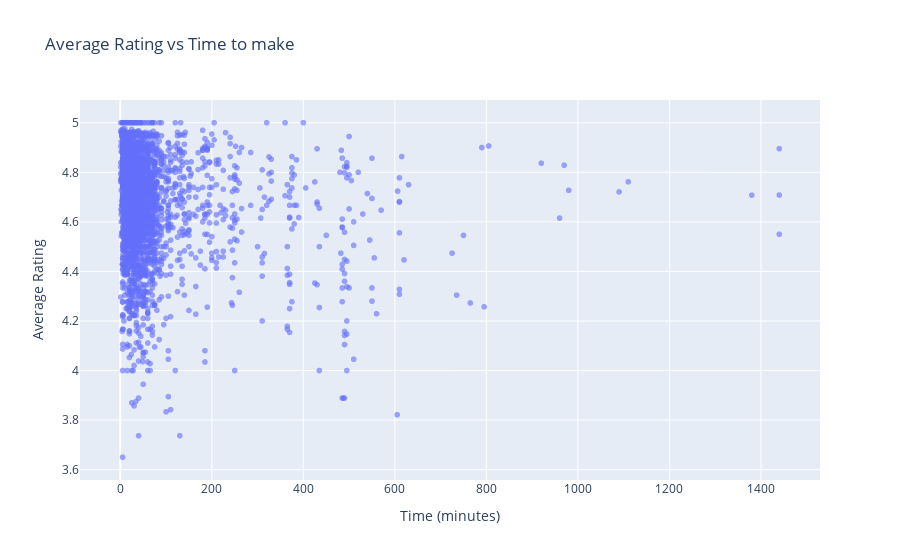

Here is the notebook cell this chart was saved with:
### Code cell
avg_ratings = df_ratings.groupby('recipe_id')['rating'].mean()
merged = df_recipes.merge(avg_ratings, left_on='id', right_on='recipe_id')

fig = px.scatter(merged, x='minutes', y='rating',
                 title='Average Rating vs Time to make',
                 labels={'minutes': 'Time (minutes)', 'rating': 'Average Rating'},
                 opacity=0.6)
fig.show()

### Figure 1 — Plotly figure (JSON) as saved in the notebook; plotly's stock layout.template omitted (floating-point values rounded to 4 significant figures; data arrays with more than 128 entries replaced by an {"elided": "..."} marker saying what was removed)
{"data": [{"hovertemplate": "Time (minutes)=%{x}<br>Average Rating=%{y}<extra></extra>", "legendgroup": "", "marker": {"color": "#636efa", "opacity": 0.6, "symbol": "circle"}, "mode": "markers", "name": "", "showlegend": false, "type": "scattergl", "x": {"elided": "2908 int values"}, "xaxis": "x", "y": {"elided": "2908 float values"}, "yaxis": "y"}], "layout": {"legend": {"tracegroupgap": 0}, "title": {"text": "Average Rating vs Time to make"}, "xaxis": {"anchor": "y", "domain": [0, 1], "title": {"text": "Time (minutes)"}}, "yaxis": {"anchor": "x", "domain": [0, 1], "title": {"text": "Average Rating"}}}}
